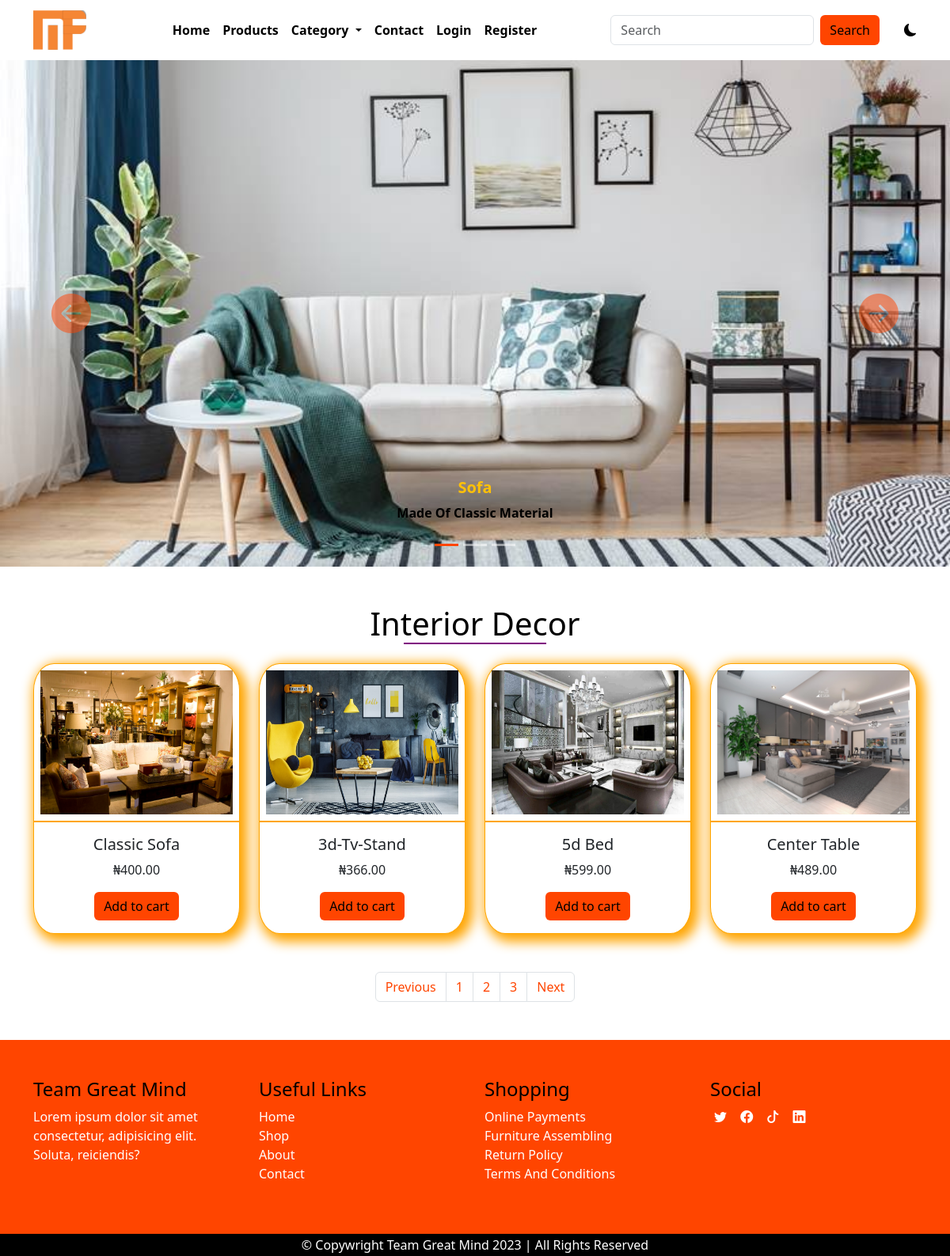
Screenshot of /category/1/interior-decor with the database file from the repository.
### main/models.py (models this page shows, shortened)
class AppInfo(models.Model):
    appname = models.CharField(max_length=50)
    logo = models.ImageField(upload_to='logo')
    carousel1 = models.ImageField(upload_to='carousel')
    carousel2 = models.ImageField(upload_to='carousel')
    carousel3 = models.ImageField(upload_to='carousel')
    banner = models.ImageField(upload_to='banner')
    copyright = models.IntegerField()

class Category(models.Model):
    name = models.CharField(max_length=50)
    slug = models.SlugField(unique=True)
    img = models.ImageField(upload_to='catimg')

class Product(models.Model):
    category = models.ForeignKey(Category, on_delete=models.CASCADE)
    name = models.CharField(max_length=50)
    slug = models.SlugField(unique=True)
    pix = models.ImageField(upload_to='pix')
    price = models.DecimalField(max_digits=5,decimal_places=2)
    discount_price = models.DecimalField(max_digits=5,decimal_places=2, blank=True, null=True)
    description = models.TextField()
    featured = models.BooleanField(default=False)
    uploaded = models.DateField(auto_now=True)
    edited = models.DateField(auto_now_add=True)

### main/views.py (the view)
# urls.py: path('category/<str:id>/<slug:slug>', views.category, name='category'),
def category(request, id, slug):
    categ = Category.objects.get(pk=id)
    catprod = Product.objects.filter(category_id = id)
    context = {
    'categ':categ,
    'catprod':catprod
    }
    return render(request, 'category.html', context)

### main/context_processor.py (called while the page is built)
def dropdown(request):
    info = AppInfo.objects.get(pk=1)
    fdog = Category.objects.all()
    context = {
        'info':info,
        'fdog':fdog,
    }
    return context

def cartcount(request):
    count = Cart.objects.filter(user__username = request.user.username, paid=False)
    itemcount = 0
    for item in count:
        itemcount += item.quantity
    context = {
        'itemcount':itemcount
    }
    return context

### main/templates/category.html (shortened to what this page needs)
{% extends 'base.html' %}
{% block header %} {% include 'header.html' %} {% endblock header %}
{% block carousel %} {% include 'carousel.html' %} {% endblock carousel %}
{% block content %}
<div class="container">
  <div class="row mt-5 product">
    <h1 class="title">{{categ.name}}</h1>
    {% for item in catprod %}
      <div class="col-12 col-md-6 col-lg-3 mt-3">
        <div class="card">
          <a href="{% url 'detail' item.id item.slug %}"><img src="{{item.pix.url}}" class="card-img-top" alt="..."></a>
          <div class="card-body">
            <h5 class="card-title">{{item.name|title}}</h5>
            <p class="card-text">₦{{item.price}}</p>
            <form action="{% url 'add_to_cart' %}" method="POST">
              <button type="submit" class="btn btn-warning">Add to cart</button>
            </form>
          </div>
        </div>
      </div>
    {% endfor %}
  </div>
    <nav aria-label="Page navigation example">
      <ul class="pagination justify-content-center mt-5 mb-5">
        <li class="page-item"><a class="page-link" href="#">Previous</a></li>
        <li class="page-item"><a class="page-link" href="#">1</a></li>
        <li class="page-item"><a class="page-link" href="#">2</a></li>
        <li class="page-item"><a class="page-link" href="#">3</a></li>
        <li class="page-item"><a class="page-link" href="#">Next</a></li>
      </ul>
    </nav>
</div>
  {% endblock content %}
  {% block footer %}{% include 'footer.html' %}{% endblock footer %}

### main/templates/header.html (shortened to what this page needs)
<nav class="navbar navbar-expand-lg">
    <div class="container">
      <a class="navbar-brand" href="#"><img src="{{info.logo.url}}" alt="" style="height: 50px;"></a>
      <div class="collapse navbar-collapse" id="navbarSupportedContent">
        <ul class="navbar-nav mx-auto mb-2 mb-lg-0">
          {% if user.is_authenticated %}
          <li class="nav-item">
            <a class="nav-link active" aria-current="page" href="{% url 'home' %}">Home</a>
          </li>
          <li class="nav-item">
            <a class="nav-link" href="{% url 'products' %}">Products</a>
          </li>
          <li class="nav-item dropdown">
            <a class="nav-link dropdown-toggle" href="#" role="button" data-bs-toggle="dropdown" aria-expanded="false">
            Category
            </a>
            <ul class="dropdown-menu">
                {% for item in fdog %}
                      <li><a class="dropdown-item" href="{% url 'category' item.id item.slug %}">{{item.name|title}}</a></li>
                {% endfor %}
            </ul>
          </li>
          <li class="nav-item">
                <a class="nav-link" href="{% url 'contact' %}">Contact</a>
          </li>
          <li class="nav-item">
            <a class="nav-link" href="{% url 'cart' %}">
                <div class="wrapper">
                    <i class="bi bi-cart4"></i>
                    <span class="badge">{{itemcount}}</span>
                </div>
            </a>
          </li>
          <li class="nav-item dropdown">
                <a class="nav-link dropdown-toggle" href="#" role="button" data-bs-toggle="dropdown" aria-expanded="false">
                  {% if user.customer %}
                  <img src="{{user.customer.pix.url}}" style="height: 30px;" alt="">
                  {% endif %}
                  <span>Hi! {{user.username}}</span>
                </a>
            <ul class="dropdown-menu">
              <li><a class="dropdown-item" href="{% url 'profile' %}">Profile</a></li>
              <li><a class="dropdown-item" href="{% url 'signout' %}">Logout</a></li>
            </ul>
          </li>
          {% else %}
          <li class="nav-item">
            <a class="nav-link active" aria-current="page" href="{% url 'home' %}">Home</a>
      </li>
      <li class="nav-item">
         <a class="nav-link" href="{% url 'products' %}">Products</a>
      </li>
      <li class="nav-item dropdown">
        <a class="nav-link dropdown-toggle" href="#" role="button" data-bs-toggle="dropdown" aria-expanded="false">
         Category
        </a>
      </li>
      <li class="nav-item">
            <a class="nav-link" href="{% url 'contact' %}">Contact</a>
      </li>
      <li class="nav-item">
            <a class="nav-link" href="{% url 'signin' %}">Login</a>
      </li>
      <li class="nav-item">
        <a class="nav-link" href="{% url 'signup' %}">Register</a>
      </li>
          {% endif %}
        </ul>
        <form class="d-flex search" role="search" action="{% url 'search' %}" method="POST">
          <input class="form-control me-2" name="search" type="search" placeholder="Search" aria-label="Search">
          <button class="btn btn-outline-success" type="submit">Search</button>
        </form>
        <div class="samson">
          <i class="bi bi-moon-fill"></i>
        </div>
      </div>
    </div>
  </nav>

### main/templates/carousel.html (shortened to what this page needs)
<div id="carouselExampleCaptions" class="carousel slide">
    <div class="carousel-indicators">
      <button type="button" data-bs-target="#carouselExampleCaptions" data-bs-slide-to="0" class="active" aria-current="true" aria-label="Slide 1"></button>
      <button type="button" data-bs-target="#carouselExampleCaptions" data-bs-slide-to="1" aria-label="Slide 2"></button>
      <button type="button" data-bs-target="#carouselExampleCaptions" data-bs-slide-to="2" aria-label="Slide 3"></button>
    </div>
    <div class="carousel-inner">
      <div class="carousel-item active">
        <img src="{{info.carousel1.url}}" class="d-block w-100" alt="...">
        <div class="carousel-caption d-none d-md-block">
          <h5 class="text-capitalize text-warning fw-bold">sofa</h5>
          <p class="text-capitalize text-black fw-bold">made of classic material</p>
        </div>
      </div>
    </div>
    <button class="carousel-control-prev" type="button" data-bs-target="#carouselExampleCaptions" data-bs-slide="prev">
      <span aria-hidden="true"><i class="bi bi-arrow-left-circle-fill"></i></span>
    </button>
    <button class="carousel-control-next" type="button" data-bs-target="#carouselExampleCaptions" data-bs-slide="next">
      <span aria-hidden="true"><i class="bi bi-arrow-right-circle-fill"></i></span>
    </button>
  </div>

### main/static/css/style.css (style rules this page uses)
* { padding: 0%; margin: 0%; box-sizing: border-box; }
.samson { margin-left: 3%; cursor: pointer; }
:root { --bg: white; --icon: black; --text: black; }
body { background: var(--bg) !important; color: var(--text) !important; overflow: hidden; }
.navbar { background: var(--bg) !important; }
.navbar-nav a { color: var(--text); font-weight: 600; }
.search button { background-color: orangered; border: none; color: black; font-weight: 500; }
.carousel-item img { height: 80vh; }
.carousel-control-prev i { font-size: 50px; color: orangered; }
.carousel-control-next i { font-size: 50px; color: orangered; }
.carousel-indicators .active { background-color: orangered !important; }
.title { text-transform: capitalize; text-align: center; }
.title::after { content: ''; display: block; width: 180px; height: 2px; background-color: purple; margin-left: auto; margin-right: auto; }
.product .card { border: 1px solid orange; border-radius: 10%; box-shadow: 5px 5px 15px 5px orange; transition: 1s; }
.product img { padding: 3%; height: 200px; border-bottom: 2px solid orange; }
.product .card-body { text-align: center; }
.product .btn { background-color: orangered; border: none; }
.pagination a { color: orangered; font-weight: 500; }

### rows the page displays
AppInfo: logo (picture), carousel1 (picture)
Category: name "Interior Decor"
Product: pix (picture), name "Classic Sofa", price "400.00"
Product: pix (picture), name "3d-Tv-Stand", price "366.00"
Product: pix (picture), name "5d Bed", price "599.00"
Product: pix (picture), name "Center Table", price "489.00"
